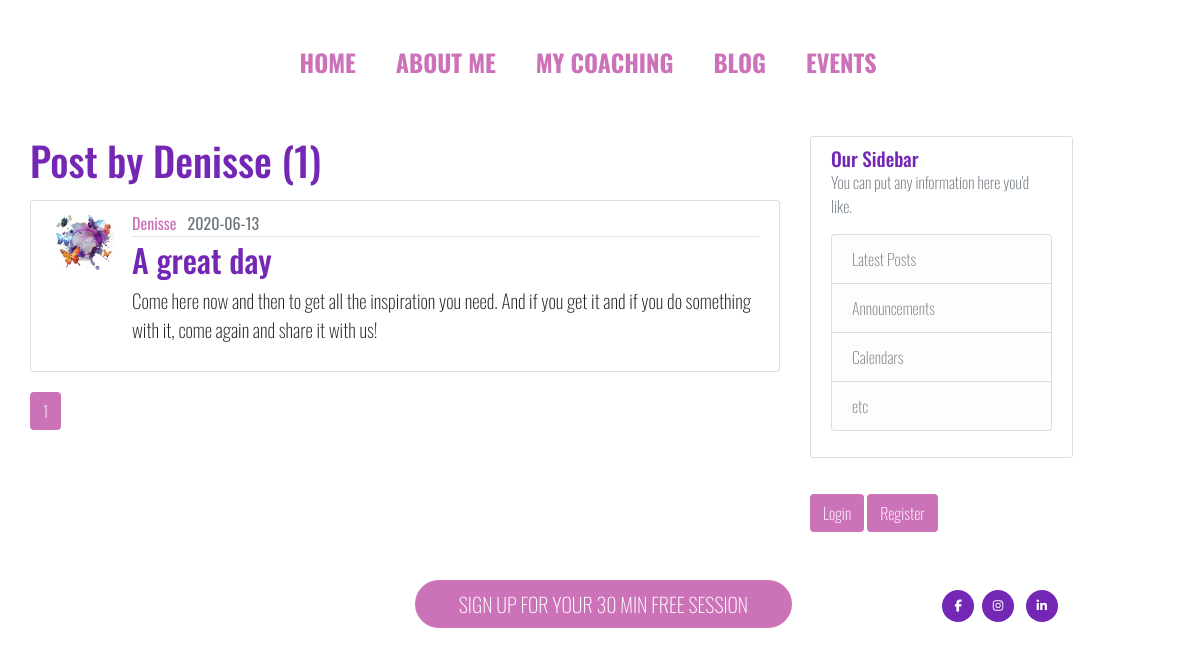
Screenshot of /user/Denisse with the database file from the repository.
### flaskblog/models.py (models this page shows, shortened)
class User(db.Model, UserMixin):
    id = db.Column(db.Integer, primary_key=True)
    username = db.Column(db.String(20), unique=True, nullable=False)
    email = db.Column(db.String(120), unique=True, nullable=False)
    image_file = db.Column(db.String(20), nullable=False, default='default.jpg')
    password = db.Column(db.String(60), nullable=False)
    posts = db.relationship('Post', backref='author', lazy=True)

class Post(db.Model):
    id = db.Column(db.Integer, primary_key=True)
    title = db.Column(db.String(100), nullable=False)
    date_posted = db.Column(db.DateTime, nullable=False, default=datetime.utcnow)
    content = db.Column(db.Text, nullable=False)
    user_id = db.Column(db.Integer, db.ForeignKey('user.id'), nullable=False)

### flaskblog/routes.py (the view)
@app.route('/user/<string:username>')
def user_posts(username):
    page = request.args.get('page', 1, type=int)
    user = User.query.filter_by(username=username).first_or_404()
    posts = Post.query.filter_by(author=user)\
        .order_by(Post.date_posted.desc())\
        .paginate(page=page, per_page=5)
    return render_template(
        'user_posts.html', posts=posts, user=user)

### flaskblog/templates/user_posts.html (shortened to what this page needs)
{% extends 'layout.html' %}
{% block content %}
    <div class="row">
        <div class="col-md-8">
            <h1 class="mb-3">Post by {{ user.username }} ({{ posts.total }})</h1>
            {% for post in posts.items %}
                <article class="media content-section">
                    <img class="rounded-circle article-img" src="{{ url_for('static', filename='profile_pics/' + post.author.image_file) }}">
                    <div class="media-body">
                        <div class="article-metadata">
                        <a class="check mr-2" href="{{ url_for('user_posts', username=post.author.username) }}">{{ post.author.username }}</a>
                        <small class="text-muted">{{ post.date_posted.strftime('%Y-%m-%d') }}</small>
                        </div>
                        <h2><a class="article-title" href=" {{ url_for('post', post_id=post.id) }} ">{{ post.title }}</a></h2>
                        <p class="article-content">{{ post.content }}</p>
                    </div>
                </article>
            {% endfor %}
            {% for page_num in posts.iter_pages(left_edge=1, right_edge=1, left_current=1, right_current=2) %}
                {% if page_num %}
                    {% if posts.page == page_num %}
                        <a class="btn btn--pink mb-4" href="{{ url_for('user_posts', username=user.username, page=page_num)}} ">{{ page_num }} </a>
                    {% else %}
                        <a class="btn btn-outline mb-4" href="{{ url_for('user_posts', username=user.username, page=page_num)}} ">{{ page_num }} </a>
                    {% endif %}
                {% else %}
                ...
                {% endif %}
            {% endfor %}
        </div>
        <div class="col-md-3">
            <div class="content-section">
                <h3>Our Sidebar</h3>
                <p class='text-muted'>You can put any information here you'd like.
                    <ul class="list-group">
                        <li class="list-group-item list-group-item-light">Latest Posts</li>
                        <li class="list-group-item list-group-item-light">Announcements</li>
                        <li class="list-group-item list-group-item-light">Calendars</li>
                        <li class="list-group-item list-group-item-light">etc</li>
                    </ul>
                </p>
            </div>
            <div class="pt-3">
                {% if current_user.is_authenticated %}
                    <a type="button" class="btn btn--pink" href="{{ url_for ('new_post') }}">New Post</a>
                    <a type="button" class="btn btn--pink" href="{{ url_for ('account') }}">Account</a>
                    <a type="button" class="btn btn--pink" href="{{ url_for ('logout') }}">Logout</a>
                {% else %}
                    <a type="button" class="btn btn--pink" href="{{ url_for ('login') }}">Login</a>
                    <a type="button" class="btn btn--pink" href="{{ url_for ('register') }}">Register</a>
                {% endif %}
            </div>
        </div>
    </div>
{% endblock content %}

### flaskblog/static/css/main.css (style rules this page uses)
img { align-content: center; position: initial; padding-top: 20px; width: 100%; }
.btn { font-weight: 200; }
.btn--pink { color:white; background-color: rgba(199, 99, 177, 0.9); }
h2 { font-family: 'Oswald', sans-serif; font-size: 1.2rem; color: rgba(101, 14, 172, 0.9); }
h3, strong { font-family: 'Oswald', sans-serif; font-size: 1.2rem; color: rgba(101, 14, 172, 0.9); margin: 0px; }
h1 { font-family: 'Oswald', sans-serif; color: rgb(101, 14, 172, 0.9); }
a.check { color: rgba(199, 99, 177, 0.9); font-family: 'Oswald', sans-serif; font-weight: 400; text-decoration: none; }
.article-title { color: rgb(101, 14, 172, 0.9); }
.content-section { background: #ffffff; padding: 10px 20px; border: 1px solid #dddddd; border-radius: 3px; margin-bottom: 20px; }
.article-title { color: rgba(101, 14, 172, 0.9); font-size: 2rem; }
.article-content { white-space: pre-line; font-size: 1.2rem; }
.article-img { height: 65px; width: 65px; margin-right: 16px; display: block; padding-top:0; }
.article-metadata { padding-bottom: 1px; margin-bottom: 4px; border-bottom: 1px solid #e3e3e3; }
.small, small { font-size: 100%; }
@media (min-width: 992px) { img { display: none; width: 100%; } }
@media (min-width: 700px) { img { display: none; width: 100%; } }

### rows the page displays
User: username "Denisse"
Post: image_file (placeholder picture), author.username "Denisse", date_posted "2020-06-13", title "A great day", content "Come here now and then to get all the inspiration you need. And if you get it and if you do something with it, come again and share it with us!"

### other values shown
{{ posts.total }} "1"
{{ page_num }} "1"
